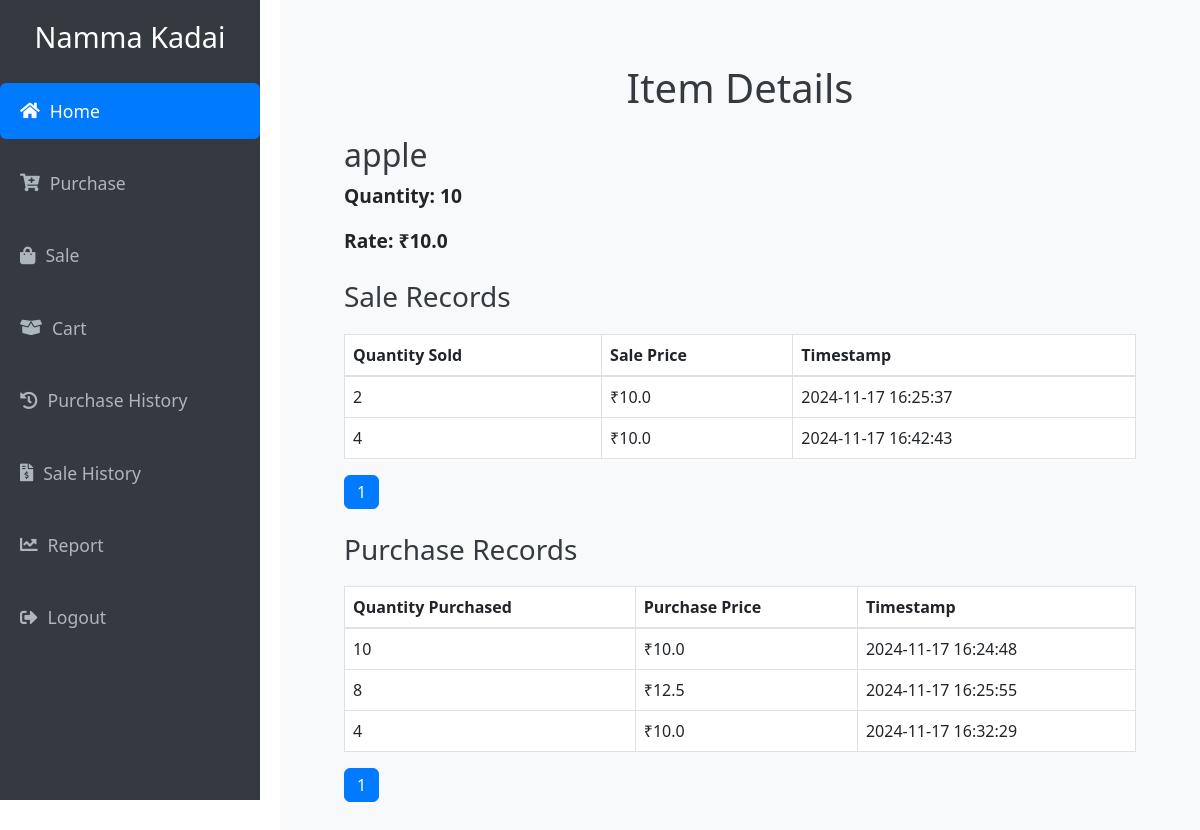
The app's page /item/1 (signed in) with its own data.
### Namma_Kadai/models.py (models this page shows)
class Item(db.Model):
    id = db.Column(db.Integer, primary_key=True)
    item_name = db.Column(db.String(150), nullable=False)
    qty = db.Column(db.Integer, nullable=False, default=0)
    rate = db.Column(db.Float, nullable=False,)  # New field for the rate of the item
    company_id = db.Column(db.Integer, db.ForeignKey('company.id'), nullable=False)
    sales = db.relationship('Sales', backref='item_relation', lazy=True)

class Sales(db.Model):
    id = db.Column(db.Integer, primary_key=True)
    item_id = db.Column(db.Integer, db.ForeignKey('item.id'), nullable=False)
    company_id = db.Column(db.Integer, db.ForeignKey('company.id'), nullable=False)
    qty = db.Column(db.Integer, nullable=False)
    rate = db.Column(db.Float, nullable=False)
    amount = db.Column(db.Float, nullable=False)
    timestamp = db.Column(db.DateTime, default=lambda: datetime.now(pytz.timezone('Asia/Kolkata')))
    item = db.relationship('Item', backref='sales_records', lazy=True)
    company = db.relationship('Company', backref='company_sales', lazy=True)

class Purchase(db.Model):
    id = db.Column(db.Integer, primary_key=True)
    item_id = db.Column(db.Integer, db.ForeignKey('item.id', ondelete='CASCADE'))
    company_id = db.Column(db.Integer, db.ForeignKey('company.id'), nullable=False)
    qty = db.Column(db.Integer, nullable=False)
    rate = db.Column(db.Float, nullable=False)
    amount = db.Column(db.Float, nullable=False)
    timestamp = db.Column(db.DateTime, default=lambda: datetime.now(pytz.timezone('Asia/Kolkata')))
    item = db.relationship('Item', backref='purchases')
    company = db.relationship('Company', backref='purchase_records')  # Renamed backref

### Namma_Kadai/routes.py (the view)
@app.route('/item/<int:item_id>')
@login_required
def view_item(item_id):
    item = Item.query.get_or_404(item_id)
    sales_page = request.args.get('sales_page', 1, type=int)
    purchases_page = request.args.get('purchases_page', 1, type=int)
    sales_pagination = Sales.query.filter_by(item_id=item_id).paginate(page=sales_page, per_page=5, error_out=False)
    purchases_pagination = Purchase.query.filter_by(item_id=item_id).paginate(page=purchases_page, per_page=5, error_out=False)
    return render_template(
        'view_item.html',
        item=item,
        sales_pagination=sales_pagination,
        purchases_pagination=purchases_pagination
    )

### Namma_Kadai/routes.py (called while the page is built)
@login_manager.user_loader
def load_user(user_id):
    return User.query.get(int(user_id))

### Namma_Kadai/templates/view_item.html (shortened to what this page needs)
{% extends "base.html" %}
{% block content %}
    <h1 class="text-center">Item Details</h1>
    <div class="container mt-4">
        <h2>{{ item.item_name }}</h2>
        <p><strong>Quantity:</strong> {{ item.qty }}</p>
        <p><strong>Rate:</strong> ₹{{ item.rate }}</p>
        <h3 class="mt-4">Sale Records</h3>
        {% if sales_pagination.items %}
            <table class="table table-bordered">
                <thead>
                    <tr>
                        <th>Quantity Sold</th>
                        <th>Sale Price</th>
                        <th>Timestamp</th>
                    </tr>
                </thead>
                <tbody>
                    {% for sale in sales_pagination.items %}
                        <tr>
                            <td>{{ sale.qty }}</td>
                            <td>₹{{ sale.amount / sale.qty }}</td>
                            <td>{{ sale.timestamp.strftime('%Y-%m-%d %H:%M:%S') }}</td>
                        </tr>
                    {% endfor %}
                </tbody>
            </table>
            <nav aria-label="Sales Pagination">
                <ul class="pagination">
                    {% for page in sales_pagination.iter_pages() %}
                        {% if page %}
                            <li class="page-item {% if page == sales_pagination.page %}active{% endif %}">
                                <a class="page-link" href="{{ url_for('view_item', item_id=item.id, sales_page=page, purchases_page=purchases_pagination.page) }}">{{ page }}</a>
                            </li>
                        {% else %}
                            <li class="page-item disabled"><span class="page-link">…</span></li>
                        {% endif %}
                    {% endfor %}
                </ul>
            </nav>
        {% else %}
            <p>No sales records available for this item.</p>
        {% endif %}
        <h3 class="mt-4">Purchase Records</h3>
        {% if purchases_pagination.items %}
            <table class="table table-bordered">
                <thead>
                    <tr>
                        <th>Quantity Purchased</th>
                        <th>Purchase Price</th>
                        <th>Timestamp</th>
                    </tr>
                </thead>
                <tbody>
                    {% for purchase in purchases_pagination.items %}
                        <tr>
                            <td>{{ purchase.qty }}</td>
                            <td>₹{{ purchase.amount / purchase.qty }}</td>
                            <td>{{ purchase.timestamp.strftime('%Y-%m-%d %H:%M:%S') }}</td>
                        </tr>
                    {% endfor %}
                </tbody>
            </table>
            <nav aria-label="Purchases Pagination">
                <ul class="pagination">
                    {% for page in purchases_pagination.iter_pages() %}
                        {% if page %}
                            <li class="page-item {% if page == purchases_pagination.page %}active{% endif %}">
                                <a class="page-link" href="{{ url_for('view_item', item_id=item.id, sales_page=sales_pagination.page, purchases_page=page) }}">{{ page }}</a>
                            </li>
                        {% else %}
                            <li class="page-item disabled"><span class="page-link">…</span></li>
                        {% endif %}
                    {% endfor %}
                </ul>
            </nav>
        {% else %}
            <p>No purchase records available for this item.</p>
        {% endif %}
{% endblock %}

### Namma_Kadai/templates/base.html (style rules this page uses)
* { box-sizing: border-box; margin: 0; padding: 0; }
body { font-family: 'Arial', sans-serif; background-color: #f8f9fa; color: #343a40; }
.content h1, .content h2, .content h3 { color: #343a40; }
body { font-family: Arial, sans-serif; background-color: #f8f9fa; color: #343a40; }
h1, h2 { color: #343a40; }
table { width: 100%; margin-top: 20px; border-collapse: collapse; }
table th, table td { padding: 10px; text-align: left; border: 1px solid #ddd; }
table th { background-color: #f1f1f1; }
p { font-weight: bold; font-size: 1.2rem; }
.table-bordered { border: 1px solid #ddd; }

### records on screen
Item: item_name "apple", qty "10", rate "10.0"
Sales: qty "2", sale.amount/sale.qty "10.0", timestamp "2024-11-17 16:25:37"
Sales: qty "4", sale.amount/sale.qty "10.0", timestamp "2024-11-17 16:42:43"
Purchase: qty "10", purchase.amount/purchase.qty "10.0", timestamp "2024-11-17 16:24:48"
Purchase: qty "8", purchase.amount/purchase.qty "12.5", timestamp "2024-11-17 16:25:55"
Purchase: qty "4", purchase.amount/purchase.qty "10.0", timestamp "2024-11-17 16:32:29"

### other values on screen
{{ page }} "1"
